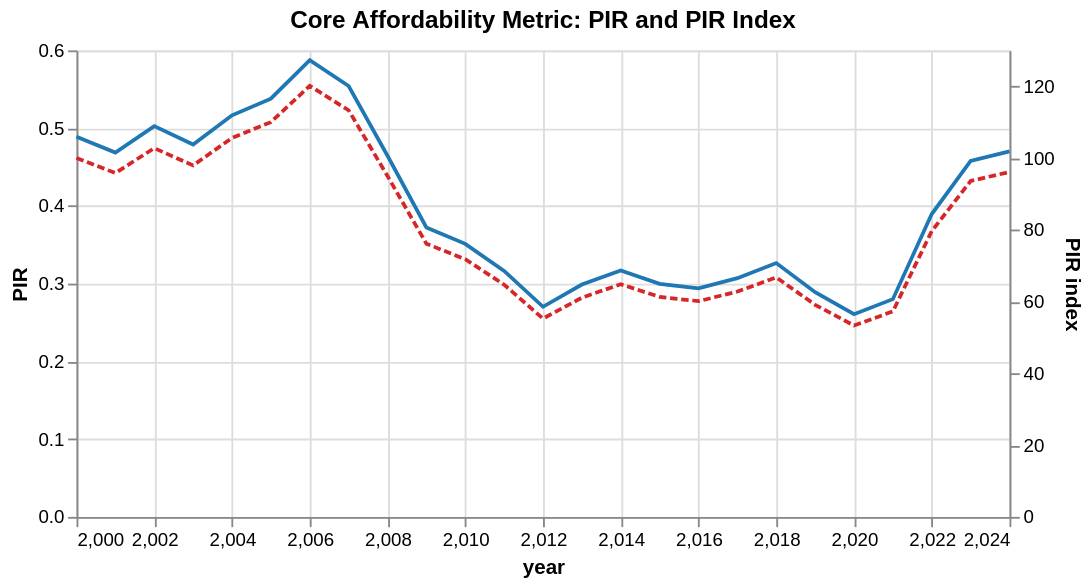

This figure's notebook cell:
### Code cell
# Chart 2: PIR + PIR index
base=alt.Chart(merged)
left=base.mark_line(color='#1f77b4').encode(alt.X('year'),alt.Y('PIR',title='PIR'),color=alt.value('#1f77b4')).properties(width=500,height=250)
right=base.mark_line(strokeDash=[4,2],color='#d62728').encode(alt.X('year'),alt.Y('PIR_index',title='PIR index',axis=alt.Axis(orient='right')),color=alt.value('#d62728'))
chart2=alt.layer(left,right).resolve_scale(y='independent').properties(title='Core Affordability Metric: PIR and PIR Index')
chart2.save('output/pir_main.png')
chart2

### Figure 1 — Vega-Lite specification as saved in the notebook (floating-point values rounded to 4 significant figures)
{"config": {"view": {"continuousWidth": 300, "continuousHeight": 300}}, "layer": [{"mark": {"type": "line", "color": "#1f77b4"}, "encoding": {"color": {"value": "#1f77b4"}, "x": {"field": "year", "type": "quantitative"}, "y": {"field": "PIR", "title": "PIR", "type": "quantitative"}}}, {"mark": {"type": "line", "color": "#d62728", "strokeDash": [4, 2]}, "encoding": {"color": {"value": "#d62728"}, "x": {"field": "year", "type": "quantitative"}, "y": {"axis": {"orient": "right"}, "field": "PIR_index", "title": "PIR index", "type": "quantitative"}}}], "data": {"name": "data-5f1dbb7379f980c91fd7dca94a2c9aa8"}, "height": 250, "resolve": {"scale": {"y": "independent"}}, "title": "Core Affordability Metric: PIR and PIR Index", "width": 500, "$schema": "https://vega.github.io/schema/vega-lite/v5.20.1.json", "datasets": {"data-5f1dbb7379f980c91fd7dca94a2c9aa8": [{"year": 2000, "home_price_index": 105.0, "mortgage_rate": 8.053, "income_median": 46330.0, "income_pc_real": null, "permits": 3423.0, "home_price_proxy": 320000.0, "loan_amount": 256000.0, "r_month": 0.006711, "mortgage_payment_monthly": 1888.0, "income_monthly": 3861.0, "PIR": 0.489, "PTI": 6.907, "API": null, "PIR_index": 100.0, "pir_pred_by_rate": 0.5899}, {"year": 2001, "home_price_index": 113.4, "mortgage_rate": 6.968, "income_median": 46990.0, "income_pc_real": null, "permits": 3648.0, "home_price_proxy": 345900.0, "loan_amount": 276700.0, "r_month": 0.005807, "mortgage_payment_monthly": 1835.0, "income_monthly": 3916.0, "PIR": 0.4686, "PTI": 7.361, "API": null, "PIR_index": 95.82, "pir_pred_by_rate": 0.5174}, {"year": 2002, "home_price_index": 121.6, "mortgage_rate": 6.537, "income_median": 44950.0, "income_pc_real": null, "permits": 3872.0, "home_price_proxy": 370800.0, "loan_amount": 296600.0, "r_month": 0.005448, "mortgage_payment_monthly": 1882.0, "income_monthly": 3746.0, "PIR": 0.5025, "PTI": 8.25, "API": null, "PIR_index": 102.8, "pir_pred_by_rate": 0.4886}, {"year": 2003, "home_price_index": 131.7, "mortgage_rate": 5.827, "income_median": 47370.0, "income_pc_real": null, "permits": 4150.0, "home_price_proxy": 401600.0, "loan_amount": 321300.0, "r_month": 0.004856, "mortgage_payment_monthly": 1891.0, "income_monthly": 3947.0, "PIR": 0.479, "PTI": 8.478, "API": null, "PIR_index": 97.94, "pir_pred_by_rate": 0.4412}, {"year": 2004, "home_price_index": 142.9, "mortgage_rate": 5.839, "income_median": 47710.0, "income_pc_real": null, "permits": 3977.0, "home_price_proxy": 435600.0, "loan_amount": 348500.0, "r_month": 0.004866, "mortgage_payment_monthly": 2054.0, "income_monthly": 3976.0, "PIR": 0.5165, "PTI": 9.131, "API": null, "PIR_index": 105.6, "pir_pred_by_rate": 0.442}, {"year": 2005, "home_price_index": 156.3, "mortgage_rate": 5.867, "income_median": 50270.0, "income_pc_real": null, "permits": 4381.0, "home_price_proxy": 476700.0, "loan_amount": 381300.0, "r_month": 0.004889, "mortgage_payment_monthly": 2254.0, "income_monthly": 4189.0, "PIR": 0.538, "PTI": 9.482, "API": null, "PIR_index": 110.0, "pir_pred_by_rate": 0.4438}, {"year": 2006, "home_price_index": 166.7, "mortgage_rate": 6.413, "income_median": 52010.0, "income_pc_real": null, "permits": 3897.0, "home_price_proxy": 508100.0, "loan_amount": 406500.0, "r_month": 0.005344, "mortgage_payment_monthly": 2546.0, "income_monthly": 4334.0, "PIR": 0.5874, "PTI": 9.769, "API": null, "PIR_index": 120.1, "pir_pred_by_rate": 0.4804}, {"year": 2007, "home_price_index": 165.0, "mortgage_rate": 6.337, "income_median": 54140.0, "income_pc_real": null, "permits": 2858.0, "home_price_proxy": 502900.0, "loan_amount": 402300.0, "r_month": 0.005281, "mortgage_payment_monthly": 2500.0, "income_monthly": 4512.0, "PIR": 0.5541, "PTI": 9.289, "API": null, "PIR_index": 113.3, "pir_pred_by_rate": 0.4753}, {"year": 2008, "home_price_index": 148.4, "mortgage_rate": 6.027, "income_median": 56230.0, "income_pc_real": 49530.0, "permits": 1391.0, "home_price_proxy": 452500.0, "loan_amount": 362000.0, "r_month": 0.005023, "mortgage_payment_monthly": 2177.0, "income_monthly": 4686.0, "PIR": 0.4645, "PTI": 8.047, "API": 0.0001806, "PIR_index": 94.98, "pir_pred_by_rate": 0.4546}, {"year": 2009, "home_price_index": 127.4, "mortgage_rate": 5.037, "income_median": 53970.0, "income_pc_real": 46050.0, "permits": 555.6, "home_price_proxy": 388300.0, "loan_amount": 310600.0, "r_month": 0.004197, "mortgage_payment_monthly": 1675.0, "income_monthly": 4498.0, "PIR": 0.3723, "PTI": 7.194, "API": 0.0001393, "PIR_index": 76.13, "pir_pred_by_rate": 0.3884}, {"year": 2010, "home_price_index": 122.7, "mortgage_rate": 4.69, "income_median": 52970.0, "income_pc_real": 46350.0, "permits": 603.7, "home_price_proxy": 374000.0, "loan_amount": 299200.0, "r_month": 0.003908, "mortgage_payment_monthly": 1550.0, "income_monthly": 4414.0, "PIR": 0.3512, "PTI": 7.061, "API": 0.0001241, "PIR_index": 71.81, "pir_pred_by_rate": 0.3652}, {"year": 2011, "home_price_index": 114.4, "mortgage_rate": 4.448, "income_median": 53270.0, "income_pc_real": 46810.0, "permits": 688.4, "home_price_proxy": 348700.0, "loan_amount": 278900.0, "r_month": 0.003707, "mortgage_payment_monthly": 1405.0, "income_monthly": 4439.0, "PIR": 0.3164, "PTI": 6.546, "API": 0.0001087, "PIR_index": 64.71, "pir_pred_by_rate": 0.3491}, {"year": 2012, "home_price_index": 111.2, "mortgage_rate": 3.657, "income_median": 55130.0, "income_pc_real": 49230.0, "permits": 761.5, "home_price_proxy": 338900.0, "loan_amount": 271100.0, "r_month": 0.003048, "mortgage_payment_monthly": 1241.0, "income_monthly": 4594.0, "PIR": 0.2702, "PTI": 6.147, "API": 8.258e-05, "PIR_index": 55.26, "pir_pred_by_rate": 0.2963}, {"year": 2013, "home_price_index": 120.6, "mortgage_rate": 3.976, "income_median": 56210.0, "income_pc_real": 49540.0, "permits": 1079.0, "home_price_proxy": 367600.0, "loan_amount": 294100.0, "r_month": 0.003313, "mortgage_payment_monthly": 1400.0, "income_monthly": 4684.0, "PIR": 0.2988, "PTI": 6.539, "API": 9.676e-05, "PIR_index": 61.1, "pir_pred_by_rate": 0.3175}, {"year": 2014, "home_price_index": 127.7, "mortgage_rate": 4.169, "income_median": 57460.0, "income_pc_real": 51780.0, "permits": 1291.0, "home_price_proxy": 389500.0, "loan_amount": 311600.0, "r_month": 0.003474, "mortgage_payment_monthly": 1518.0, "income_monthly": 4788.0, "PIR": 0.317, "PTI": 6.778, "API": 0.0001029, "PIR_index": 64.83, "pir_pred_by_rate": 0.3304}, {"year": 2015, "home_price_index": 130.1, "mortgage_rate": 3.851, "income_median": 59590.0, "income_pc_real": 54630.0, "permits": 1368.0, "home_price_proxy": 396800.0, "loan_amount": 317400.0, "r_month": 0.003209, "mortgage_payment_monthly": 1488.0, "income_monthly": 4966.0, "PIR": 0.2997, "PTI": 6.659, "API": 9.173e-05, "PIR_index": 61.28, "pir_pred_by_rate": 0.3092}, {"year": 2016, "home_price_index": 133.8, "mortgage_rate": 3.654, "income_median": 60980.0, "income_pc_real": 54140.0, "permits": 1553.0, "home_price_proxy": 408000.0, "loan_amount": 326400.0, "r_month": 0.003045, "mortgage_payment_monthly": 1494.0, "income_monthly": 5081.0, "PIR": 0.294, "PTI": 6.69, "API": 9.03e-05, "PIR_index": 60.11, "pir_pred_by_rate": 0.296}, {"year": 2017, "home_price_index": 138.7, "mortgage_rate": 3.99, "income_median": 63040.0, "income_pc_real": 54370.0, "permits": 1700.0, "home_price_proxy": 422900.0, "loan_amount": 338300.0, "r_month": 0.003325, "mortgage_payment_monthly": 1613.0, "income_monthly": 5254.0, "PIR": 0.307, "PTI": 6.708, "API": 0.0001018, "PIR_index": 62.78, "pir_pred_by_rate": 0.3185}, {"year": 2018, "home_price_index": 142.5, "mortgage_rate": 4.545, "income_median": 65060.0, "income_pc_real": 57080.0, "permits": 1485.0, "home_price_proxy": 434300.0, "loan_amount": 347500.0, "r_month": 0.003787, "mortgage_payment_monthly": 1770.0, "income_monthly": 5422.0, "PIR": 0.3264, "PTI": 6.676, "API": 0.0001134, "PIR_index": 66.75, "pir_pred_by_rate": 0.3555}, {"year": 2019, "home_price_index": 144.3, "mortgage_rate": 3.936, "income_median": 69210.0, "income_pc_real": 58750.0, "permits": 1478.0, "home_price_proxy": 439900.0, "loan_amount": 351900.0, "r_month": 0.00328, "mortgage_payment_monthly": 1667.0, "income_monthly": 5768.0, "PIR": 0.289, "PTI": 6.356, "API": 9.665e-05, "PIR_index": 59.1, "pir_pred_by_rate": 0.3148}, {"year": 2020, "home_price_index": 148.4, "mortgage_rate": 3.112, "income_median": 71240.0, "income_pc_real": 60480.0, "permits": 1256.0, "home_price_proxy": 452500.0, "loan_amount": 362000.0, "r_month": 0.002593, "mortgage_payment_monthly": 1548.0, "income_monthly": 5937.0, "PIR": 0.2607, "PTI": 6.351, "API": 7.636e-05, "PIR_index": 53.32, "pir_pred_by_rate": 0.2598}, {"year": 2021, "home_price_index": 164.8, "mortgage_rate": 2.958, "income_median": 72220.0, "income_pc_real": 62170.0, "permits": 1530.0, "home_price_proxy": 502400.0, "loan_amount": 401900.0, "r_month": 0.002465, "mortgage_payment_monthly": 1685.0, "income_monthly": 6018.0, "PIR": 0.28, "PTI": 6.957, "API": 7.839e-05, "PIR_index": 57.26, "pir_pred_by_rate": 0.2495}, {"year": 2022, "home_price_index": 183.0, "mortgage_rate": 5.344, "income_median": 76740.0, "income_pc_real": 59880.0, "permits": 1434.0, "home_price_proxy": 558000.0, "loan_amount": 446400.0, "r_month": 0.004453, "mortgage_payment_monthly": 2491.0, "income_monthly": 6395.0, "PIR": 0.3895, "PTI": 7.271, "API": 0.0001633, "PIR_index": 79.65, "pir_pred_by_rate": 0.4089}, {"year": 2023, "home_price_index": 192.6, "mortgage_rate": 6.807, "income_median": 80350.0, "income_pc_real": 62790.0, "permits": 1182.0, "home_price_proxy": 587200.0, "loan_amount": 469800.0, "r_month": 0.005672, "mortgage_payment_monthly": 3065.0, "income_monthly": 6696.0, "PIR": 0.4577, "PTI": 7.309, "API": 0.0002088, "PIR_index": 93.6, "pir_pred_by_rate": 0.5066}, {"year": 2024, "home_price_index": 206.9, "mortgage_rate": 6.721, "income_median": 83330.0, "income_pc_real": null, "permits": 1443.0, "home_price_proxy": 630900.0, "loan_amount": 504700.0, "r_month": 0.005601, "mortgage_payment_monthly": 3264.0, "income_monthly": 6944.0, "PIR": 0.4701, "PTI": 7.572, "API": null, "PIR_index": 96.12, "pir_pred_by_rate": 0.5009}]}}
